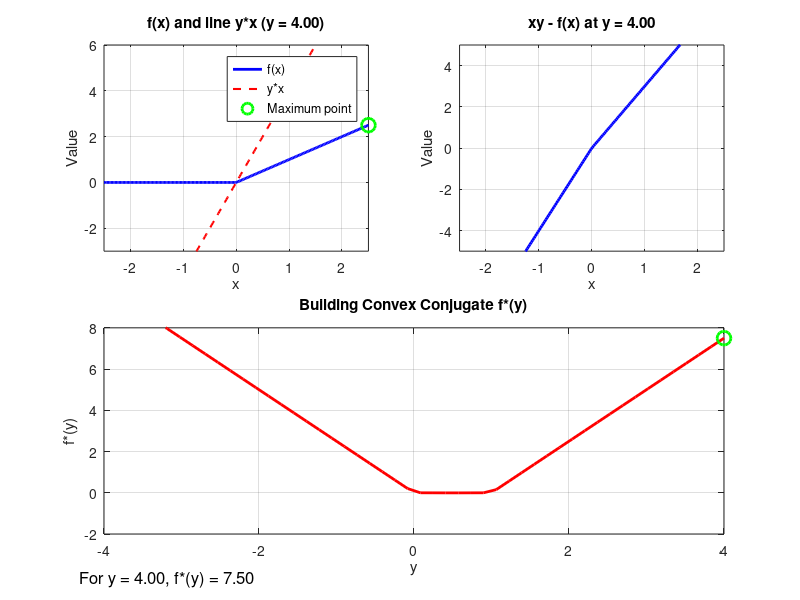

The MATLAB script that drew this image: (Note: this script raises an error after producing the figure.)
% Animated visualization of convex conjugate formation
clear; close all;clc;

% Define the non-convex function f(x) = x^4 - 2x^2
%f = @(x) x.^4 - 2*x.^2;
% Alternative functions - uncomment to try different ones
% f = @(x) x.^4 - 2*x.^2;     % Double-well potential (current)
% f = @(x) sin(2*x);          % Sine function
% f = @(x) exp(-x.^2);        % Gaussian
% f = @(x) abs(x);            % Absolute value
f = @(x) max(0, x);         % ReLU function

% Create coordinate vectors
x = linspace(-2.5, 2.5, 200);
y_values = linspace(-4, 4, 50); % Points for animation

% Prepare figure
figure('Position', [100, 100, 1200, 600]);

% Create animation
for frame = 1:length(y_values)
    clf; % Clear figure
    
    % Current y value for animation
    y_current = y_values(frame);
    
    % Calculate xy - f(x) for current y
    xy_minus_fx = y_current*x - f(x);
    
    % Find maximum value (conjugate at current y)
    [max_val, max_idx] = max(xy_minus_fx);
    
    % Subplot 1: Original function and line
    subplot(2, 2, 1);
    plot(x, f(x), 'b-', 'LineWidth', 2);
    hold on;
    plot(x, y_current*x, 'r--', 'LineWidth', 1.5);
    plot(x(max_idx), f(x(max_idx)), 'go', 'MarkerSize', 10, 'LineWidth', 2);
    grid on;
    title(sprintf('f(x) and line y*x (y = %.2f)', y_current));
    xlabel('x');
    ylabel('Value');
    legend('f(x)', 'y*x', 'Maximum point');
    axis([-2.5 2.5 -3 6]);
    
    % Subplot 2: xy - f(x) for current y
    subplot(2, 2, 2);
    plot(x, xy_minus_fx, 'b-', 'LineWidth', 2);
    hold on;
    plot(x(max_idx), max_val, 'ro', 'MarkerSize', 10, 'LineWidth', 2);
    grid on;
    title(sprintf('xy - f(x) at y = %.2f', y_current));
    xlabel('x');
    ylabel('Value');
    axis([-2.5 2.5 -5 5]);
    
    % Subplot 3: Building the conjugate function
    subplot(2, 2, [3, 4]);
    
    % Calculate conjugate values up to current y
    f_conj = zeros(size(y_values(1:frame)));
    for i = 1:frame
        y_i = y_values(i);
        xy_minus_fx_i = y_i*x - f(x);
        f_conj(i) = max(xy_minus_fx_i);
    end
    
    % Plot conjugate function
    plot(y_values(1:frame), f_conj, 'r-', 'LineWidth', 2);
    hold on;
    plot(y_current, max_val, 'go', 'MarkerSize', 10, 'LineWidth', 2);
    grid on;
    title('Building Convex Conjugate f*(y)');
    xlabel('y');
    ylabel('f*(y)');
    axis([-4 4 -2 8]);
    
    % Add explanation text
    annotation('textbox', [0.1, 0.02, 0.8, 0.05], ...
        'String', sprintf('For y = %.2f, f*(y) = %.2f', y_current, max_val), ...
        'EdgeColor', 'none', ...
        'HorizontalAlignment', 'center', ...
        'FontSize', 12);
    
    % Set figure background to white
    set(gcf, 'Color', 'w');
    
    % Pause for animation
    pause(0.1);
    
    % Optional: Capture frame for video
    frames(frame) = getframe(gcf);
end

% Create video writer object
v = VideoWriter('convex_conjugate_animation.avi');
v.FrameRate = 10;
open(v);

% Write frames to video
writeVideo(v, frames);
close(v);